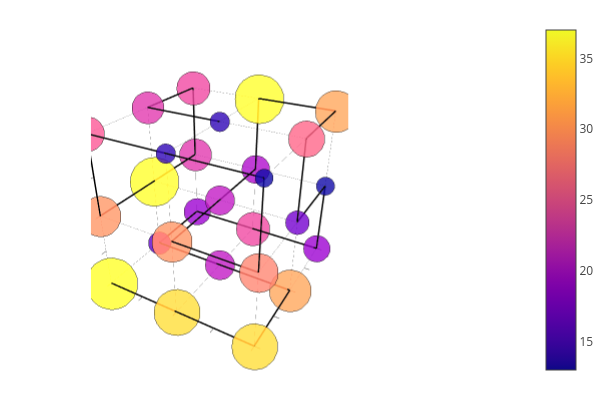

Notebook source saved alongside this figure:
### Code cell
plot_cube_with_mutations_on_sphere(x, y, z, lx, ly, lz, PATHS[1234], n_mutations_per_position)

### Figure 1 — Plotly figure (JSON) as saved in the notebook; plotly's stock layout.template omitted (floating-point values rounded to 4 significant figures; data arrays with more than 128 entries replaced by an {"elided": "..."} marker saying what was removed)
{"data": [{"colorbar": {"len": 0.9803, "title": "", "x": 0.6634, "y": 0.5}, "legendgroup": "", "line": {"color": "rgba(0, 0, 0, 0.500)", "dash": "solid", "shape": "linear", "width": 0.5}, "mode": "lines", "name": "", "scene": "scene", "showlegend": false, "type": "scatter3d", "x": [0, 2], "xaxis": "x", "y": [0, 0], "yaxis": "y", "z": [0, 0], "zaxis": "z", "zmax": 37, "zmin": 13}, {"colorbar": {"len": 0.9803, "title": "", "x": 0.6634, "y": 0.5}, "legendgroup": "", "line": {"color": "rgba(0, 0, 0, 0.500)", "dash": "solid", "shape": "linear", "width": 0.5}, "mode": "lines", "name": "", "scene": "scene", "showlegend": false, "type": "scatter3d", "x": [0, 0], "xaxis": "x", "y": [0, 2], "yaxis": "y", "z": [0, 0], "zaxis": "z", "zmax": 37, "zmin": 13}, {"colorbar": {"len": 0.9803, "title": "", "x": 0.6634, "y": 0.5}, "legendgroup": "", "line": {"color": "rgba(0, 0, 0, 0.500)", "dash": "solid", "shape": "linear", "width": 0.5}, "mode": "lines", "name": "", "scene": "scene", "showlegend": false, "type": "scatter3d", "x": [0, 0], "xaxis": "x", "y": [0, 0], "yaxis": "y", "z": [0, 2], "zaxis": "z", "zmax": 37, "zmin": 13}, {"colorbar": {"len": 0.9803, "title": "", "x": 0.6634, "y": 0.5}, "legendgroup": "", "line": {"color": "rgba(0, 0, 0, 0.500)", "dash": "solid", "shape": "linear", "width": 0.5}, "mode": "lines", "name": "", "scene": "scene", "showlegend": false, "type": "scatter3d", "x": [0, 2], "xaxis": "x", "y": [0, 0], "yaxis": "y", "z": [1, 1], "zaxis": "z", "zmax": 37, "zmin": 13}, {"colorbar": {"len": 0.9803, "title": "", "x": 0.6634, "y": 0.5}, "legendgroup": "", "line": {"color": "rgba(0, 0, 0, 0.500)", "dash": "solid", "shape": "linear", "width": 0.5}, "mode": "lines", "name": "", "scene": "scene", "showlegend": false, "type": "scatter3d", "x": [0, 0], "xaxis": "x", "y": [0, 2], "yaxis": "y", "z": [1, 1], "zaxis": "z", "zmax": 37, "zmin": 13}, {"colorbar": {"len": 0.9803, "title": "", "x": 0.6634, "y": 0.5}, "legendgroup": "", "line": {"color": "rgba(0, 0, 0, 0.500)", "dash": "solid", "shape": "linear", "width": 0.5}, "mode": "lines", "name": "", "scene": "scene", "showlegend": false, "type": "scatter3d", "x": [0, 0], "xaxis": "x", "y": [1, 1], "yaxis": "y", "z": [0, 2], "zaxis": "z", "zmax": 37, "zmin": 13}, {"colorbar": {"len": 0.9803, "title": "", "x": 0.6634, "y": 0.5}, "legendgroup": "", "line": {"color": "rgba(0, 0, 0, 0.500)", "dash": "solid", "shape": "linear", "width": 0.5}, "mode": "lines", "name": "", "scene": "scene", "showlegend": false, "type": "scatter3d", "x": [0, 2], "xaxis": "x", "y": [0, 0], "yaxis": "y", "z": [2, 2], "zaxis": "z", "zmax": 37, "zmin": 13}, {"colorbar": {"len": 0.9803, "title": "", "x": 0.6634, "y": 0.5}, "legendgroup": "", "line": {"color": "rgba(0, 0, 0, 0.500)", "dash": "solid", "shape": "linear", "width": 0.5}, "mode": "lines", "name": "", "scene": "scene", "showlegend": false, "type": "scatter3d", "x": [0, 0], "xaxis": "x", "y": [0, 2], "yaxis": "y", "z": [2, 2], "zaxis": "z", "zmax": 37, "zmin": 13}, {"colorbar": {"len": 0.9803, "title": "", "x": 0.6634, "y": 0.5}, "legendgroup": "", "line": {"color": "rgba(0, 0, 0, 0.500)", "dash": "solid", "shape": "linear", "width": 0.5}, "mode": "lines", "name": "", "scene": "scene", "showlegend": false, "type": "scatter3d", "x": [0, 0], "xaxis": "x", "y": [2, 2], "yaxis": "y", "z": [0, 2], "zaxis": "z", "zmax": 37, "zmin": 13}, {"colorbar": {"len": 0.9803, "title": "", "x": 0.6634, "y": 0.5}, "legendgroup": "", "line": {"color": "rgba(0, 0, 0, 0.500)", "dash": "solid", "shape": "linear", "width": 0.5}, "mode": "lines", "name": "", "scene": "scene", "showlegend": false, "type": "scatter3d", "x": [0, 2], "xaxis": "x", "y": [1, 1], "yaxis": "y", "z": [0, 0], "zaxis": "z", "zmax": 37, "zmin": 13}, {"colorbar": {"len": 0.9803, "title": "", "x": 0.6634, "y": 0.5}, "legendgroup": "", "line": {"color": "rgba(0, 0, 0, 0.500)", "dash": "solid", "shape": "linear", "width": 0.5}, "mode": "lines", "name": "", "scene": "scene", "showlegend": false, "type": "scatter3d", "x": [1, 1], "xaxis": "x", "y": [0, 2], "yaxis": "y", "z": [0, 0], "zaxis": "z", "zmax": 37, "zmin": 13}, {"colorbar": {"len": 0.9803, "title": "", "x": 0.6634, "y": 0.5}, "legendgroup": "", "line": {"color": "rgba(0, 0, 0, 0.500)", "dash": "solid", "shape": "linear", "width": 0.5}, "mode": "lines", "name": "", "scene": "scene", "showlegend": false, "type": "scatter3d", "x": [1, 1], "xaxis": "x", "y": [0, 0], "yaxis": "y", "z": [0, 2], "zaxis": "z", "zmax": 37, "zmin": 13}, {"colorbar": {"len": 0.9803, "title": "", "x": 0.6634, "y": 0.5}, "legendgroup": "", "line": {"color": "rgba(0, 0, 0, 0.500)", "dash": "solid", "shape": "linear", "width": 0.5}, "mode": "lines", "name": "", "scene": "scene", "showlegend": false, "type": "scatter3d", "x": [0, 2], "xaxis": "x", "y": [1, 1], "yaxis": "y", "z": [1, 1], "zaxis": "z", "zmax": 37, "zmin": 13}, {"colorbar": {"len": 0.9803, "title": "", "x": 0.6634, "y": 0.5}, "legendgroup": "", "line": {"color": "rgba(0, 0, 0, 0.500)", "dash": "solid", "shape": "linear", "width": 0.5}, "mode": "lines", "name": "", "scene": "scene", "showlegend": false, "type": "scatter3d", "x": [1, 1], "xaxis": "x", "y": [0, 2], "yaxis": "y", "z": [1, 1], "zaxis": "z", "zmax": 37, "zmin": 13}, {"colorbar": {"len": 0.9803, "title": "", "x": 0.6634, "y": 0.5}, "legendgroup": "", "line": {"color": "rgba(0, 0, 0, 0.500)", "dash": "solid", "shape": "linear", "width": 0.5}, "mode": "lines", "name": "", "scene": "scene", "showlegend": false, "type": "scatter3d", "x": [1, 1], "xaxis": "x", "y": [1, 1], "yaxis": "y", "z": [0, 2], "zaxis": "z", "zmax": 37, "zmin": 13}, {"colorbar": {"len": 0.9803, "title": "", "x": 0.6634, "y": 0.5}, "legendgroup": "", "line": {"color": "rgba(0, 0, 0, 0.500)", "dash": "solid", "shape": "linear", "width": 0.5}, "mode": "lines", "name": "", "scene": "scene", "showlegend": false, "type": "scatter3d", "x": [0, 2], "xaxis": "x", "y": [1, 1], "yaxis": "y", "z": [2, 2], "zaxis": "z", "zmax": 37, "zmin": 13}, {"colorbar": {"len": 0.9803, "title": "", "x": 0.6634, "y": 0.5}, "legendgroup": "", "line": {"color": "rgba(0, 0, 0, 0.500)", "dash": "solid", "shape": "linear", "width": 0.5}, "mode": "lines", "name": "", "scene": "scene", "showlegend": false, "type": "scatter3d", "x": [1, 1], "xaxis": "x", "y": [0, 2], "yaxis": "y", "z": [2, 2], "zaxis": "z", "zmax": 37, "zmin": 13}, {"colorbar": {"len": 0.9803, "title": "", "x": 0.6634, "y": 0.5}, "legendgroup": "", "line": {"color": "rgba(0, 0, 0, 0.500)", "dash": "solid", "shape": "linear", "width": 0.5}, "mode": "lines", "name": "", "scene": "scene", "showlegend": false, "type": "scatter3d", "x": [1, 1], "xaxis": "x", "y": [2, 2], "yaxis": "y", "z": [0, 2], "zaxis": "z", "zmax": 37, "zmin": 13}, {"colorbar": {"len": 0.9803, "title": "", "x": 0.6634, "y": 0.5}, "legendgroup": "", "line": {"color": "rgba(0, 0, 0, 0.500)", "dash": "solid", "shape": "linear", "width": 0.5}, "mode": "lines", "name": "", "scene": "scene", "showlegend": false, "type": "scatter3d", "x": [0, 2], "xaxis": "x", "y": [2, 2], "yaxis": "y", "z": [0, 0], "zaxis": "z", "zmax": 37, "zmin": 13}, {"colorbar": {"len": 0.9803, "title": "", "x": 0.6634, "y": 0.5}, "legendgroup": "", "line": {"color": "rgba(0, 0, 0, 0.500)", "dash": "solid", "shape": "linear", "width": 0.5}, "mode": "lines", "name": "", "scene": "scene", "showlegend": false, "type": "scatter3d", "x": [2, 2], "xaxis": "x", "y": [0, 2], "yaxis": "y", "z": [0, 0], "zaxis": "z", "zmax": 37, "zmin": 13}, {"colorbar": {"len": 0.9803, "title": "", "x": 0.6634, "y": 0.5}, "legendgroup": "", "line": {"color": "rgba(0, 0, 0, 0.500)", "dash": "solid", "shape": "linear", "width": 0.5}, "mode": "lines", "name": "", "scene": "scene", "showlegend": false, "type": "scatter3d", "x": [2, 2], "xaxis": "x", "y": [0, 0], "yaxis": "y", "z": [0, 2], "zaxis": "z", "zmax": 37, "zmin": 13}, {"colorbar": {"len": 0.9803, "title": "", "x": 0.6634, "y": 0.5}, "legendgroup": "", "line": {"color": "rgba(0, 0, 0, 0.500)", "dash": "solid", "shape": "linear", "width": 0.5}, "mode": "lines", "name": "", "scene": "scene", "showlegend": false, "type": "scatter3d", "x": [0, 2], "xaxis": "x", "y": [2, 2], "yaxis": "y", "z": [1, 1], "zaxis": "z", "zmax": 37, "zmin": 13}, {"colorbar": {"len": 0.9803, "title": "", "x": 0.6634, "y": 0.5}, "legendgroup": "", "line": {"color": "rgba(0, 0, 0, 0.500)", "dash": "solid", "shape": "linear", "width": 0.5}, "mode": "lines", "name": "", "scene": "scene", "showlegend": false, "type": "scatter3d", "x": [2, 2], "xaxis": "x", "y": [0, 2], "yaxis": "y", "z": [1, 1], "zaxis": "z", "zmax": 37, "zmin": 13}, {"colorbar": {"len": 0.9803, "title": "", "x": 0.6634, "y": 0.5}, "legendgroup": "", "line": {"color": "rgba(0, 0, 0, 0.500)", "dash": "solid", "shape": "linear", "width": 0.5}, "mode": "lines", "name": "", "scene": "scene", "showlegend": false, "type": "scatter3d", "x": [2, 2], "xaxis": "x", "y": [1, 1], "yaxis": "y", "z": [0, 2], "zaxis": "z", "zmax": 37, "zmin": 13}, {"colorbar": {"len": 0.9803, "title": "", "x": 0.6634, "y": 0.5}, "legendgroup": "", "line": {"color": "rgba(0, 0, 0, 0.500)", "dash": "solid", "shape": "linear", "width": 0.5}, "mode": "lines", "name": "", "scene": "scene", "showlegend": false, "type": "scatter3d", "x": [0, 2], "xaxis": "x", "y": [2, 2], "yaxis": "y", "z": [2, 2], "zaxis": "z", "zmax": 37, "zmin": 13}, {"colorbar": {"len": 0.9803, "title": "", "x": 0.6634, "y": 0.5}, "legendgroup": "", "line": {"color": "rgba(0, 0, 0, 0.500)", "dash": "solid", "shape": "linear", "width": 0.5}, "mode": "lines", "name": "", "scene": "scene", "showlegend": false, "type": "scatter3d", "x": [2, 2], "xaxis": "x", "y": [0, 2], "yaxis": "y", "z": [2, 2], "zaxis": "z", "zmax": 37, "zmin": 13}, {"colorbar": {"len": 0.9803, "title": "", "x": 0.6634, "y": 0.5}, "legendgroup": "", "line": {"color": "rgba(0, 0, 0, 0.500)", "dash": "solid", "shape": "linear", "width": 0.5}, "mode": "lines", "name": "", "scene": "scene", "showlegend": false, "type": "scatter3d", "x": [2, 2], "xaxis": "x", "y": [2, 2], "yaxis": "y", "z": [0, 2], "zaxis": "z", "zmax": 37, "zmin": 13}, {"colorbar": {"len": 0.9803, "title": "", "x": 0.6634, "y": 0.5}, "legendgroup": "", "line": {"color": "rgba(0, 0, 0, 1.000)", "dash": "solid", "shape": "linear", "width": 3}, "mode": "lines", "name": "", "scene": "scene", "showlegend": false, "type": "scatter3d", "x": [0, 1], "xaxis": "x", "y": [0, 0], "yaxis": "y", "z": [0, 0], "zaxis": "z", "zmax": 37, "zmin": 13}, {"colorbar": {"len": 0.9803, "title": "", "x": 0.6634, "y": 0.5}, "legendgroup": "", "line": {"color": "rgba(0, 0, 0, 1.000)", "dash": "solid", "shape": "linear", "width": 3}, "mode": "lines", "name": "", "scene": "scene", "showlegend": false, "type": "scatter3d", "x": [1, 2], "xaxis": "x", "y": [0, 0], "yaxis": "y", "z": [0, 0], "zaxis": "z", "zmax": 37, "zmin": 13}, {"colorbar": {"len": 0.9803, "title": "", "x": 0.6634, "y": 0.5}, "legendgroup": "", "line": {"color": "rgba(0, 0, 0, 1.000)", "dash": "solid", "shape": "linear", "width": 3}, "mode": "lines", "name": "", "scene": "scene", "showlegend": false, "type": "scatter3d", "x": [2, 2], "xaxis": "x", "y": [0, 1], "yaxis": "y", "z": [0, 0], "zaxis": "z", "zmax": 37, "zmin": 13}, {"colorbar": {"len": 0.9803, "title": "", "x": 0.6634, "y": 0.5}, "legendgroup": "", "line": {"color": "rgba(0, 0, 0, 1.000)", "dash": "solid", "shape": "linear", "width": 3}, "mode": "lines", "name": "", "scene": "scene", "showlegend": false, "type": "scatter3d", "x": [2, 1], "xaxis": "x", "y": [1, 1], "yaxis": "y", "z": [0, 0], "zaxis": "z", "zmax": 37, "zmin": 13}, {"colorbar": {"len": 0.9803, "title": "", "x": 0.6634, "y": 0.5}, "legendgroup": "", "line": {"color": "rgba(0, 0, 0, 1.000)", "dash": "solid", "shape": "linear", "width": 3}, "mode": "lines", "name": "", "scene": "scene", "showlegend": false, "type": "scatter3d", "x": [1, 0], "xaxis": "x", "y": [1, 1], "yaxis": "y", "z": [0, 0], "zaxis": "z", "zmax": 37, "zmin": 13}, {"colorbar": {"len": 0.9803, "title": "", "x": 0.6634, "y": 0.5}, "legendgroup": "", "line": {"color": "rgba(0, 0, 0, 1.000)", "dash": "solid", "shape": "linear", "width": 3}, "mode": "lines", "name": "", "scene": "scene", "showlegend": false, "type": "scatter3d", "x": [0, 0], "xaxis": "x", "y": [1, 2], "yaxis": "y", "z": [0, 0], "zaxis": "z", "zmax": 37, "zmin": 13}, {"colorbar": {"len": 0.9803, "title": "", "x": 0.6634, "y": 0.5}, "legendgroup": "", "line": {"color": "rgba(0, 0, 0, 1.000)", "dash": "solid", "shape": "linear", "width": 3}, "mode": "lines", "name": "", "scene": "scene", "showlegend": false, "type": "scatter3d", "x": [0, 1], "xaxis": "x", "y": [2, 2], "yaxis": "y", "z": [0, 0], "zaxis": "z", "zmax": 37, "zmin": 13}, {"colorbar": {"len": 0.9803, "title": "", "x": 0.6634, "y": 0.5}, "legendgroup": "", "line": {"color": "rgba(0, 0, 0, 1.000)", "dash": "solid", "shape": "linear", "width": 3}, "mode": "lines", "name": "", "scene": "scene", "showlegend": false, "type": "scatter3d", "x": [1, 2], "xaxis": "x", "y": [2, 2], "yaxis": "y", "z": [0, 0], "zaxis": "z", "zmax": 37, "zmin": 13}, {"colorbar": {"len": 0.9803, "title": "", "x": 0.6634, "y": 0.5}, "legendgroup": "", "line": {"color": "rgba(0, 0, 0, 1.000)", "dash": "solid", "shape": "linear", "width": 3}, "mode": "lines", "name": "", "scene": "scene", "showlegend": false, "type": "scatter3d", "x": [2, 2], "xaxis": "x", "y": [2, 2], "yaxis": "y", "z": [0, 1], "zaxis": "z", "zmax": 37, "zmin": 13}, {"colorbar": {"len": 0.9803, "title": "", "x": 0.6634, "y": 0.5}, "legendgroup": "", "line": {"color": "rgba(0, 0, 0, 1.000)", "dash": "solid", "shape": "linear", "width": 3}, "mode": "lines", "name": "", "scene": "scene", "showlegend": false, "type": "scatter3d", "x": [2, 2], "xaxis": "x", "y": [2, 1], "yaxis": "y", "z": [1, 1], "zaxis": "z", "zmax": 37, "zmin": 13}, {"colorbar": {"len": 0.9803, "title": "", "x": 0.6634, "y": 0.5}, "legendgroup": "", "line": {"color": "rgba(0, 0, 0, 1.000)", "dash": "solid", "shape": "linear", "width": 3}, "mode": "lines", "name": "", "scene": "scene", "showlegend": false, "type": "scatter3d", "x": [2, 2], "xaxis": "x", "y": [1, 1], "yaxis": "y", "z": [1, 2], "zaxis": "z", "zmax": 37, "zmin": 13}, {"colorbar": {"len": 0.9803, "title": "", "x": 0.6634, "y": 0.5}, "legendgroup": "", "line": {"color": "rgba(0, 0, 0, 1.000)", "dash": "solid", "shape": "linear", "width": 3}, "mode": "lines", "name": "", "scene": "scene", "showlegend": false, "type": "scatter3d", "x": [2, 2], "xaxis": "x", "y": [1, 2], "yaxis": "y", "z": [2, 2], "zaxis": "z", "zmax": 37, "zmin": 13}, {"colorbar": {"len": 0.9803, "title": "", "x": 0.6634, "y": 0.5}, "legendgroup": "", "line": {"color": "rgba(0, 0, 0, 1.000)", "dash": "solid", "shape": "linear", "width": 3}, "mode": "lines", "name": "", "scene": "scene", "showlegend": false, "type": "scatter3d", "x": [2, 1], "xaxis": "x", "y": [2, 2], "yaxis": "y", "z": [2, 2], "zaxis": "z", "zmax": 37, "zmin": 13}, {"colorbar": {"len": 0.9803, "title": "", "x": 0.6634, "y": 0.5}, "legendgroup": "", "line": {"color": "rgba(0, 0, 0, 1.000)", "dash": "solid", "shape": "linear", "width": 3}, "mode": "lines", "name": "", "scene": "scene", "showlegend": false, "type": "scatter3d", "x": [1, 1], "xaxis": "x", "y": [2, 2], "yaxis": "y", "z": [2, 1], "zaxis": "z", "zmax": 37, "zmin": 13}, {"colorbar": {"len": 0.9803, "title": "", "x": 0.6634, "y": 0.5}, "legendgroup": "", "line": {"color": "rgba(0, 0, 0, 1.000)", "dash": "solid", "shape": "linear", "width": 3}, "mode": "lines", "name": "", "scene": "scene", "showlegend": false, "type": "scatter3d", "x": [1, 1], "xaxis": "x", "y": [2, 1], "yaxis": "y", "z": [1, 1], "zaxis": "z", "zmax": 37, "zmin": 13}, {"colorbar": {"len": 0.9803, "title": "", "x": 0.6634, "y": 0.5}, "legendgroup": "", "line": {"color": "rgba(0, 0, 0, 1.000)", "dash": "solid", "shape": "linear", "width": 3}, "mode": "lines", "name": "", "scene": "scene", "showlegend": false, "type": "scatter3d", "x": [1, 1], "xaxis": "x", "y": [1, 0], "yaxis": "y", "z": [1, 1], "zaxis": "z", "zmax": 37, "zmin": 13}, {"colorbar": {"len": 0.9803, "title": "", "x": 0.6634, "y": 0.5}, "legendgroup": "", "line": {"color": "rgba(0, 0, 0, 1.000)", "dash": "solid", "shape": "linear", "width": 3}, "mode": "lines", "name": "", "scene": "scene", "showlegend": false, "type": "scatter3d", "x": [1, 2], "xaxis": "x", "y": [0, 0], "yaxis": "y", "z": [1, 1], "zaxis": "z", "zmax": 37, "zmin": 13}, {"colorbar": {"len": 0.9803, "title": "", "x": 0.6634, "y": 0.5}, "legendgroup": "", "line": {"color": "rgba(0, 0, 0, 1.000)", "dash": "solid", "shape": "linear", "width": 3}, "mode": "lines", "name": "", "scene": "scene", "showlegend": false, "type": "scatter3d", "x": [2, 2], "xaxis": "x", "y": [0, 0], "yaxis": "y", "z": [1, 2], "zaxis": "z", "zmax": 37, "zmin": 13}, {"colorbar": {"len": 0.9803, "title": "", "x": 0.6634, "y": 0.5}, "legendgroup": "", "line": {"color": "rgba(0, 0, 0, 1.000)", "dash": "solid", "shape": "linear", "width": 3}, "mode": "lines", "name": "", "scene": "scene", "showlegend": false, "type": "scatter3d", "x": [2, 1], "xaxis": "x", "y": [0, 0], "yaxis": "y", "z": [2, 2], "zaxis": "z", "zmax": 37, "zmin": 13}, {"colorbar": {"len": 0.9803, "title": "", "x": 0.6634, "y": 0.5}, "legendgroup": "", "line": {"color": "rgba(0, 0, 0, 1.000)", "dash": "solid", "shape": "linear", "width": 3}, "mode": "lines", "name": "", "scene": "scene", "showlegend": false, "type": "scatter3d", "x": [1, 0], "xaxis": "x", "y": [0, 0], "yaxis": "y", "z": [2, 2], "zaxis": "z", "zmax": 37, "zmin": 13}, {"colorbar": {"len": 0.9803, "title": "", "x": 0.6634, "y": 0.5}, "legendgroup": "", "line": {"color": "rgba(0, 0, 0, 1.000)", "dash": "solid", "shape": "linear", "width": 3}, "mode": "lines", "name": "", "scene": "scene", "showlegend": false, "type": "scatter3d", "x": [0, 0], "xaxis": "x", "y": [0, 0], "yaxis": "y", "z": [2, 1], "zaxis": "z", "zmax": 37, "zmin": 13}, {"colorbar": {"len": 0.9803, "title": "", "x": 0.6634, "y": 0.5}, "legendgroup": "", "line": {"color": "rgba(0, 0, 0, 1.000)", "dash": "solid", "shape": "linear", "width": 3}, "mode": "lines", "name": "", "scene": "scene", "showlegend": false, "type": "scatter3d", "x": [0, 0], "xaxis": "x", "y": [0, 1], "yaxis": "y", "z": [1, 1], "zaxis": "z", "zmax": 37, "zmin": 13}, {"colorbar": {"len": 0.9803, "title": "", "x": 0.6634, "y": 0.5}, "legendgroup": "", "line": {"color": "rgba(0, 0, 0, 1.000)", "dash": "solid", "shape": "linear", "width": 3}, "mode": "lines", "name": "", "scene": "scene", "showlegend": false, "type": "scatter3d", "x": [0, 0], "xaxis": "x", "y": [1, 2], "yaxis": "y", "z": [1, 1], "zaxis": "z", "zmax": 37, "zmin": 13}, {"colorbar": {"len": 0.9803, "title": "", "x": 0.6634, "y": 0.5}, "legendgroup": "", "line": {"color": "rgba(0, 0, 0, 1.000)", "dash": "solid", "shape": "linear", "width": 3}, "mode": "lines", "name": "", "scene": "scene", "showlegend": false, "type": "scatter3d", "x": [0, 0], "xaxis": "x", "y": [2, 2], "yaxis": "y", "z": [1, 2], "zaxis": "z", "zmax": 37, "zmin": 13}, {"colorbar": {"len": 0.9803, "title": "", "x": 0.6634, "y": 0.5}, "legendgroup": "", "line": {"color": "rgba(0, 0, 0, 1.000)", "dash": "solid", "shape": "linear", "width": 3}, "mode": "lines", "name": "", "scene": "scene", "showlegend": false, "type": "scatter3d", "x": [0, 0], "xaxis": "x", "y": [2, 1], "yaxis": "y", "z": [2, 2], "zaxis": "z", "zmax": 37, "zmin": 13}, {"colorbar": {"len": 0.9803, "title": "", "x": 0.6634, "y": 0.5}, "legendgroup": "", "line": {"color": "rgba(0, 0, 0, 1.000)", "dash": "solid", "shape": "linear", "width": 3}, "mode": "lines", "name": "", "scene": "scene", "showlegend": false, "type": "scatter3d", "x": [0, 1], "xaxis": "x", "y": [1, 1], "yaxis": "y", "z": [2, 2], "zaxis": "z", "zmax": 37, "zmin": 13}, {"colorbar": {"len": 0.9803, "title": "", "x": 0.6634, "y": 0.5}, "hoverinfo": "text", "legendgroup": "", "marker": {"color": "rgba(240, 249, 33, 0.800)", "line": {"color": "rgba(0, 0, 0, 0.800)", "width": 0.5}, "size": 30, "symbol": "circle"}, "mode": "markers", "name": "", "scene": "scene", "showlegend": false, "text": [15], "type": "scatter3d", "x": [0], "xaxis": "x", "y": [0], "yaxis": "y", "z": [0], "zaxis": "z", "zmax": 37, "zmin": 13}, {"colorbar": {"len": 0.9803, "title": "", "x": 0.6634, "y": 0.5}, "hoverinfo": "text", "legendgroup": "", "marker": {"color": "rgba(253, 179, 47, 0.800)", "line": {"color": "rgba(0, 0, 0, 0.800)", "width": 0.5}, "size": 26.76, "symbol": "circle"}, "mode": "markers", "name": "", "scene": "scene", "showlegend": false, "text": [13.38], "type": "scatter3d", "x": [1], "xaxis": "x", "y": [0], "yaxis": "y", "z": [0], "zaxis": "z", "zmax": 37, "zmin": 13}, {"colorbar": {"len": 0.9803, "title": "", "x": 0.6634, "y": 0.5}, "hoverinfo": "text", "legendgroup": "", "marker": {"color": "rgba(253, 179, 47, 0.800)", "line": {"color": "rgba(0, 0, 0, 0.800)", "width": 0.5}, "size": 26.76, "symbol": "circle"}, "mode": "markers", "name": "", "scene": "scene", "showlegend": false, "text": [13.38], "type": "scatter3d", "x": [2], "xaxis": "x", "y": [0], "yaxis": "y", "z": [0], "zaxis": "z", "zmax": 37, "zmin": 13}, {"colorbar": {"len": 0.9803, "title": "", "x": 0.6634, "y": 0.5}, "hoverinfo": "text", "legendgroup": "", "marker": {"color": "rgba(76, 2, 161, 0.800)", "line": {"color": "rgba(0, 0, 0, 0.800)", "width": 0.5}, "size": 12.97, "symbol": "circle"}, "mode": "markers", "name": "", "scene": "scene", "showlegend": false, "text": [6.486], "type": "scatter3d", "x": [0], "xaxis": "x", "y": [1], "yaxis": "y", "z": [0], "zaxis": "z", "zmax": 37, "zmin": 13}, {"colorbar": {"len": 0.9803, "title": "", "x": 0.6634, "y": 0.5}, "hoverinfo": "text", "legendgroup": "", "marker": {"color": "rgba(156, 23, 158, 0.800)", "line": {"color": "rgba(0, 0, 0, 0.800)", "width": 0.5}, "size": 17.03, "symbol": "circle"}, "mode": "markers", "name": "", "scene": "scene", "showlegend": false, "text": [8.514], "type": "scatter3d", "x": [1], "xaxis": "x", "y": [1], "yaxis": "y", "z": [0], "zaxis": "z", "zmax": 37, "zmin": 13}, {"colorbar": {"len": 0.9803, "title": "", "x": 0.6634, "y": 0.5}, "hoverinfo": "text", "legendgroup": "", "marker": {"color": "rgba(243, 134, 74, 0.800)", "line": {"color": "rgba(0, 0, 0, 0.800)", "width": 0.5}, "size": 24.32, "symbol": "circle"}, "mode": "markers", "name": "", "scene": "scene", "showlegend": false, "text": [12.16], "type": "scatter3d", "x": [2], "xaxis": "x", "y": [1], "yaxis": "y", "z": [0], "zaxis": "z", "zmax": 37, "zmin": 13}, {"colorbar": {"len": 0.9803, "title": "", "x": 0.6634, "y": 0.5}, "hoverinfo": "text", "legendgroup": "", "marker": {"color": "rgba(126, 3, 168, 0.800)", "line": {"color": "rgba(0, 0, 0, 0.800)", "width": 0.5}, "size": 15.41, "symbol": "circle"}, "mode": "markers", "name": "", "scene": "scene", "showlegend": false, "text": [7.703], "type": "scatter3d", "x": [0], "xaxis": "x", "y": [2], "yaxis": "y", "z": [0], "zaxis": "z", "zmax": 37, "zmin": 13}, {"colorbar": {"len": 0.9803, "title": "", "x": 0.6634, "y": 0.5}, "hoverinfo": "text", "legendgroup": "", "marker": {"color": "rgba(193, 59, 130, 0.800)", "line": {"color": "rgba(0, 0, 0, 0.800)", "width": 0.5}, "size": 19.46, "symbol": "circle"}, "mode": "markers", "name": "", "scene": "scene", "showlegend": false, "text": [9.73], "type": "scatter3d", "x": [1], "xaxis": "x", "y": [2], "yaxis": "y", "z": [0], "zaxis": "z", "zmax": 37, "zmin": 13}, {"colorbar": {"len": 0.9803, "title": "", "x": 0.6634, "y": 0.5}, "hoverinfo": "text", "legendgroup": "", "marker": {"color": "rgba(126, 3, 168, 0.800)", "line": {"color": "rgba(0, 0, 0, 0.800)", "width": 0.5}, "size": 15.41, "symbol": "circle"}, "mode": "markers", "name": "", "scene": "scene", "showlegend": false, "text": [7.703], "type": "scatter3d", "x": [2], "xaxis": "x", "y": [2], "yaxis": "y", "z": [0], "zaxis": "z", "zmax": 37, "zmin": 13}, {"colorbar": {"len": 0.9803, "title": "", "x": 0.6634, "y": 0.5}, "hoverinfo": "text", "legendgroup": "", "marker": {"color": "rgba(237, 121, 83, 0.800)", "line": {"color": "rgba(0, 0, 0, 0.800)", "width": 0.5}, "size": 23.51, "symbol": "circle"}, "mode": "markers", "name": "", "scene": "scene", "showlegend": false, "text": [11.76], "type": "scatter3d", "x": [0], "xaxis": "x", "y": [0], "yaxis": "y", "z": [1], "zaxis": "z", "zmax": 37, "zmin": 13}, {"colorbar": {"len": 0.9803, "title": "", "x": 0.6634, "y": 0.5}, "hoverinfo": "text", "legendgroup": "", "marker": {"color": "rgba(237, 121, 83, 0.800)", "line": {"color": "rgba(0, 0, 0, 0.800)", "width": 0.5}, "size": 23.51, "symbol": "circle"}, "mode": "markers", "name": "", "scene": "scene", "showlegend": false, "text": [11.76], "type": "scatter3d", "x": [1], "xaxis": "x", "y": [0], "yaxis": "y", "z": [1], "zaxis": "z", "zmax": 37, "zmin": 13}, {"colorbar": {"len": 0.9803, "title": "", "x": 0.6634, "y": 0.5}, "hoverinfo": "text", "legendgroup": "", "marker": {"color": "rgba(230, 108, 92, 0.800)", "line": {"color": "rgba(0, 0, 0, 0.800)", "width": 0.5}, "size": 22.7, "symbol": "circle"}, "mode": "markers", "name": "", "scene": "scene", "showlegend": false, "text": [11.35], "type": "scatter3d", "x": [2], "xaxis": "x", "y": [0], "yaxis": "y", "z": [1], "zaxis": "z", "zmax": 37, "zmin": 13}, {"colorbar": {"len": 0.9803, "title": "", "x": 0.6634, "y": 0.5}, "hoverinfo": "text", "legendgroup": "", "marker": {"color": "rgba(251, 213, 36, 0.800)", "line": {"color": "rgba(0, 0, 0, 0.800)", "width": 0.5}, "size": 28.38, "symbol": "circle"}, "mode": "markers", "name": "", "scene": "scene", "showlegend": false, "text": [14.19], "type": "scatter3d", "x": [0], "xaxis": "x", "y": [1], "yaxis": "y", "z": [1], "zaxis": "z", "zmax": 37, "zmin": 13}, {"colorbar": {"len": 0.9803, "title": "", "x": 0.6634, "y": 0.5}, "hoverinfo": "text", "legendgroup": "", "marker": {"color": "rgba(156, 23, 158, 0.800)", "line": {"color": "rgba(0, 0, 0, 0.800)", "width": 0.5}, "size": 17.03, "symbol": "circle"}, "mode": "markers", "name": "", "scene": "scene", "showlegend": false, "text": [8.514], "type": "scatter3d", "x": [1], "xaxis": "x", "y": [1], "yaxis": "y", "z": [1], "zaxis": "z", "zmax": 37, "zmin": 13}, {"colorbar": {"len": 0.9803, "title": "", "x": 0.6634, "y": 0.5}, "hoverinfo": "text", "legendgroup": "", "marker": {"color": "rgba(93, 1, 166, 0.800)", "line": {"color": "rgba(0, 0, 0, 0.800)", "width": 0.5}, "size": 13.78, "symbol": "circle"}, "mode": "markers", "name": "", "scene": "scene", "showlegend": false, "text": [6.892], "type": "scatter3d", "x": [2], "xaxis": "x", "y": [1], "yaxis": "y", "z": [1], "zaxis": "z", "zmax": 37, "zmin": 13}, {"colorbar": {"len": 0.9803, "title": "", "x": 0.6634, "y": 0.5}, "hoverinfo": "text", "legendgroup": "", "marker": {"color": "rgba(181, 47, 140, 0.800)", "line": {"color": "rgba(0, 0, 0, 0.800)", "width": 0.5}, "size": 18.65, "symbol": "circle"}, "mode": "markers", "name": "", "scene": "scene", "showlegend": false, "text": [9.324], "type": "scatter3d", "x": [0], "xaxis": "x", "y": [2], "yaxis": "y", "z": [1], "zaxis": "z", "zmax": 37, "zmin": 13}, {"colorbar": {"len": 0.9803, "title": "", "x": 0.6634, "y": 0.5}, "hoverinfo": "text", "legendgroup": "", "marker": {"color": "rgba(141, 11, 164, 0.800)", "line": {"color": "rgba(0, 0, 0, 0.800)", "width": 0.5}, "size": 16.22, "symbol": "circle"}, "mode": "markers", "name": "", "scene": "scene", "showlegend": false, "text": [8.108], "type": "scatter3d", "x": [1], "xaxis": "x", "y": [2], "yaxis": "y", "z": [1], "zaxis": "z", "zmax": 37, "zmin": 13}, {"colorbar": {"len": 0.9803, "title": "", "x": 0.6634, "y": 0.5}, "hoverinfo": "text", "legendgroup": "", "marker": {"color": "rgba(13, 8, 135, 0.800)", "line": {"color": "rgba(0, 0, 0, 0.800)", "width": 0.5}, "size": 10.54, "symbol": "circle"}, "mode": "markers", "name": "", "scene": "scene", "showlegend": false, "text": [5.27], "type": "scatter3d", "x": [2], "xaxis": "x", "y": [2], "yaxis": "y", "z": [1], "zaxis": "z", "zmax": 37, "zmin": 13}, {"colorbar": {"len": 0.9803, "title": "", "x": 0.6634, "y": 0.5}, "hoverinfo": "text", "legendgroup": "", "marker": {"color": "rgba(203, 71, 120, 0.800)", "line": {"color": "rgba(0, 0, 0, 0.800)", "width": 0.5}, "size": 20.27, "symbol": "circle"}, "mode": "markers", "name": "", "scene": "scene", "showlegend": false, "text": [10.14], "type": "scatter3d", "x": [0], "xaxis": "x", "y": [0], "yaxis": "y", "z": [2], "zaxis": "z", "zmax": 37, "zmin": 13}, {"colorbar": {"len": 0.9803, "title": "", "x": 0.6634, "y": 0.5}, "hoverinfo": "text", "legendgroup": "", "marker": {"color": "rgba(39, 5, 146, 0.800)", "line": {"color": "rgba(0, 0, 0, 0.800)", "width": 0.5}, "size": 11.35, "symbol": "circle"}, "mode": "markers", "name": "", "scene": "scene", "showlegend": false, "text": [5.676], "type": "scatter3d", "x": [1], "xaxis": "x", "y": [0], "yaxis": "y", "z": [2], "zaxis": "z", "zmax": 37, "zmin": 13}, {"colorbar": {"len": 0.9803, "title": "", "x": 0.6634, "y": 0.5}, "hoverinfo": "text", "legendgroup": "", "marker": {"color": "rgba(13, 8, 135, 0.800)", "line": {"color": "rgba(0, 0, 0, 0.800)", "width": 0.5}, "size": 10.54, "symbol": "circle"}, "mode": "markers", "name": "", "scene": "scene", "showlegend": false, "text": [5.27], "type": "scatter3d", "x": [2], "xaxis": "x", "y": [0], "yaxis": "y", "z": [2], "zaxis": "z", "zmax": 37, "zmin": 13}, {"colorbar": {"len": 0.9803, "title": "", "x": 0.6634, "y": 0.5}, "hoverinfo": "text", "legendgroup": "", "marker": {"color": "rgba(181, 47, 140, 0.800)", "line": {"color": "rgba(0, 0, 0, 0.800)", "width": 0.5}, "size": 18.65, "symbol": "circle"}, "mode": "markers", "name": "", "scene": "scene", "showlegend": false, "text": [9.324], "type": "scatter3d", "x": [0], "xaxis": "x", "y": [1], "yaxis": "y", "z": [2], "zaxis": "z", "zmax": 37, "zmin": 13}, {"colorbar": {"len": 0.9803, "title": "", "x": 0.6634, "y": 0.5}, "hoverinfo": "text", "legendgroup": "", "marker": {"color": "rgba(39, 5, 146, 0.800)", "line": {"color": "rgba(0, 0, 0, 0.800)", "width": 0.5}, "size": 11.35, "symbol": "circle"}, "mode": "markers", "name": "", "scene": "scene", "showlegend": false, "text": [5.676], "type": "scatter3d", "x": [1], "xaxis": "x", "y": [1], "yaxis": "y", "z": [2], "zaxis": "z", "zmax": 37, "zmin": 13}, {"colorbar": {"len": 0.9803, "title": "", "x": 0.6634, "y": 0.5}, "hoverinfo": "text", "legendgroup": "", "marker": {"color": "rgba(213, 83, 111, 0.800)", "line": {"color": "rgba(0, 0, 0, 0.800)", "width": 0.5}, "size": 21.08, "symbol": "circle"}, "mode": "markers", "name": "", "scene": "scene", "showlegend": false, "text": [10.54], "type": "scatter3d", "x": [2], "xaxis": "x", "y": [1], "yaxis": "y", "z": [2], "zaxis": "z", "zmax": 37, "zmin": 13}, {"colorbar": {"len": 0.9803, "title": "", "x": 0.6634, "y": 0.5}, "hoverinfo": "text", "legendgroup": "", "marker": {"color": "rgba(193, 59, 130, 0.800)", "line": {"color": "rgba(0, 0, 0, 0.800)", "width": 0.5}, "size": 19.46, "symbol": "circle"}, "mode": "markers", "name": "", "scene": "scene", "showlegend": false, "text": [9.73], "type": "scatter3d", "x": [0], "xaxis": "x", "y": [2], "yaxis": "y", "z": [2], "zaxis": "z", "zmax": 37, "zmin": 13}, {"colorbar": {"len": 0.9803, "title": "", "x": 0.6634, "y": 0.5}, "hoverinfo": "text", "legendgroup": "", "marker": {"color": "rgba(251, 213, 36, 0.800)", "line": {"color": "rgba(0, 0, 0, 0.800)", "width": 0.5}, "size": 28.38, "symbol": "circle"}, "mode": "markers", "name": "", "scene": "scene", "showlegend": false, "text": [14.19], "type": "scatter3d", "x": [1], "xaxis": "x", "y": [2], "yaxis": "y", "z": [2], "zaxis": "z", "zmax": 37, "zmin": 13}, {"colorbar": {"len": 0.9803, "title": "", "x": 0.6634, "y": 0.5}, "hoverinfo": "text", "legendgroup": "", "marker": {"color": "rgba(243, 134, 74, 0.800)", "line": {"color": "rgba(0, 0, 0, 0.800)", "width": 0.5}, "size": 24.32, "symbol": "circle"}, "mode": "markers", "name": "", "scene": "scene", "showlegend": false, "text": [12.16], "type": "scatter3d", "x": [2], "xaxis": "x", "y": [2], "yaxis": "y", "z": [2], "zaxis": "z", "zmax": 37, "zmin": 13}, {"colorbar": {"len": 0.9803, "title": "", "x": 0.6634, "y": 0.5}, "hoverinfo": "none", "marker": {"cmax": 37, "cmin": 13, "color": [0.5], "colorscale": {"elided": "256x2 mixed values"}, "opacity": 1e-10, "showscale": true, "size": 1e-10}, "mode": "markers", "name": "", "scene": "scene", "showlegend": false, "type": "scatter3d", "x": [0], "xaxis": "x", "y": [0], "yaxis": "y", "z": [0], "zaxis": "z", "zmax": 37, "zmin": 13}], "layout": {"annotations": [], "height": 400, "legend": {"bgcolor": "rgba(255, 255, 255, 1.000)", "bordercolor": "rgba(0, 0, 0, 1.000)", "borderwidth": 1, "font": {"color": "rgba(0, 0, 0, 1.000)", "family": "sans-serif", "size": 11}, "title": {"font": {"color": "rgba(0, 0, 0, 1.000)", "family": "sans-serif", "size": 15}, "text": ""}, "tracegroupgap": 0, "traceorder": "normal", "x": 1, "xanchor": "auto", "y": 1, "yanchor": "auto"}, "margin": {"b": 20, "l": 0, "r": 0, "t": 20}, "paper_bgcolor": "rgba(255, 255, 255, 1.000)", "plot_bgcolor": "rgba(255, 255, 255, 1.000)", "scene": {"camera": {"eye": {"x": 1.126, "y": -1.95, "z": 1.3}, "projection": "orthographic"}, "domain": {"x": [0.1732, 0.6634], "y": [0.009843, 0.9902]}, "xaxis": {"gridcolor": "rgba(0, 0, 0, 0.100)", "gridwidth": 0.5, "linecolor": "rgba(0, 0, 0, 1.000)", "mirror": false, "range": [0, 2], "showgrid": false, "showline": false, "showticklabels": false, "tickangle": 0, "ticks": "inside", "title": "", "type": "-", "visible": true, "zeroline": false, "zerolinecolor": "rgba(0, 0, 0, 1.000)"}, "yaxis": {"gridcolor": "rgba(0, 0, 0, 0.100)", "gridwidth": 0.5, "linecolor": "rgba(0, 0, 0, 1.000)", "mirror": false, "range": [0, 2], "showgrid": false, "showline": false, "showticklabels": false, "tickangle": 0, "ticks": "inside", "title": "", "type": "-", "visible": true, "zeroline": false, "zerolinecolor": "rgba(0, 0, 0, 1.000)"}, "zaxis": {"gridcolor": "rgba(0, 0, 0, 0.100)", "gridwidth": 0.5, "linecolor": "rgba(0, 0, 0, 1.000)", "mirror": false, "range": [0, 2], "showgrid": false, "showline": false, "showticklabels": false, "tickangle": 0, "ticks": "inside", "title": "", "type": "-", "visible": true, "zeroline": false, "zerolinecolor": "rgba(0, 0, 0, 1.000)"}}, "showlegend": true, "width": 600}}
